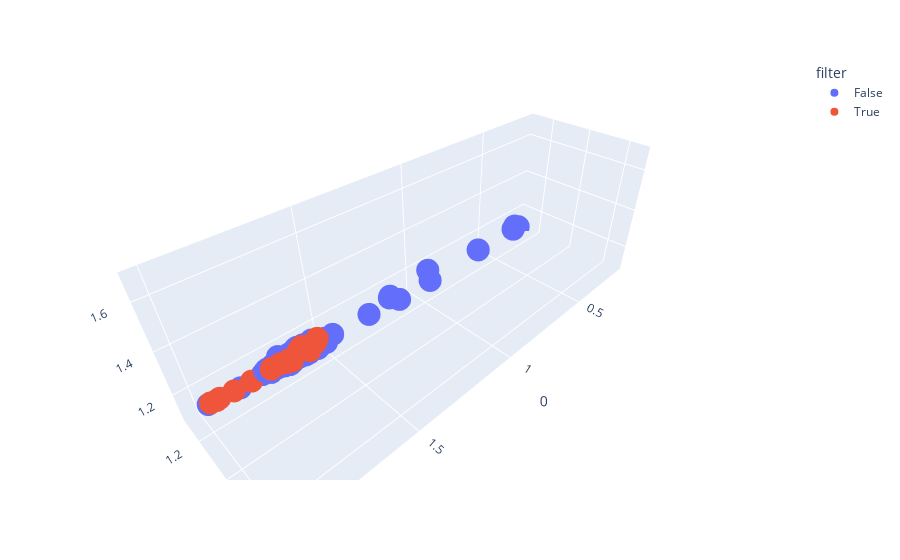

This figure's notebook cell:
### Markdown cell above
And as 3D version

### Code cell
import plotly.express as px
import matplotlib.pyplot as plt
%matplotlib inline
virtual_neighbors['filter'] = filter
fig = px.scatter_3d(virtual_neighbors, x=virtual_neighbors.columns[0], y=virtual_neighbors.columns[1], z=virtual_neighbors.columns[2],
              color='filter')
plt.tight_layout()
fig.show()

### Figure 1 — Plotly figure (JSON) as saved in the notebook; plotly's stock layout.template omitted (floating-point values rounded to 4 significant figures; data arrays with more than 128 entries replaced by an {"elided": "..."} marker saying what was removed)
{"data": [{"hovertemplate": "filter=False<br>0=%{x}<br>1=%{y}<br>2=%{z}<extra></extra>", "legendgroup": "False", "marker": {"color": "#636efa", "symbol": "circle"}, "mode": "markers", "name": "False", "scene": "scene", "showlegend": true, "type": "scatter3d", "x": {"elided": "969 float values"}, "y": {"elided": "969 float values"}, "z": {"elided": "969 float values"}}, {"hovertemplate": "filter=True<br>0=%{x}<br>1=%{y}<br>2=%{z}<extra></extra>", "legendgroup": "True", "marker": {"color": "#EF553B", "symbol": "circle"}, "mode": "markers", "name": "True", "scene": "scene", "showlegend": true, "type": "scatter3d", "x": [1.995, 1.989, 1.983, 1.833, 1.892, 1.972, 1.935, 1.878, 1.817, 1.911, 1.833, 1.873, 1.876, 1.911, 1.843, 1.825, 1.809, 1.8, 1.824, 1.87, 1.806], "y": [1.292, 1.355, 1.37, 1.654, 1.651, 1.502, 1.544, 1.657, 1.665, 1.636, 1.664, 1.656, 1.658, 1.641, 1.657, 1.664, 1.667, 1.676, 1.675, 1.669, 1.676], "z": [1.295, 1.354, 1.371, 1.669, 1.651, 1.499, 1.541, 1.649, 1.668, 1.635, 1.665, 1.653, 1.652, 1.642, 1.666, 1.671, 1.668, 1.688, 1.663, 1.657, 1.678]}], "layout": {"legend": {"title": {"text": "filter"}, "tracegroupgap": 0}, "margin": {"t": 60}, "scene": {"domain": {"x": [0, 1], "y": [0, 1]}, "xaxis": {"title": {"text": "0"}}, "yaxis": {"title": {"text": "1"}}, "zaxis": {"title": {"text": "2"}}}}}
